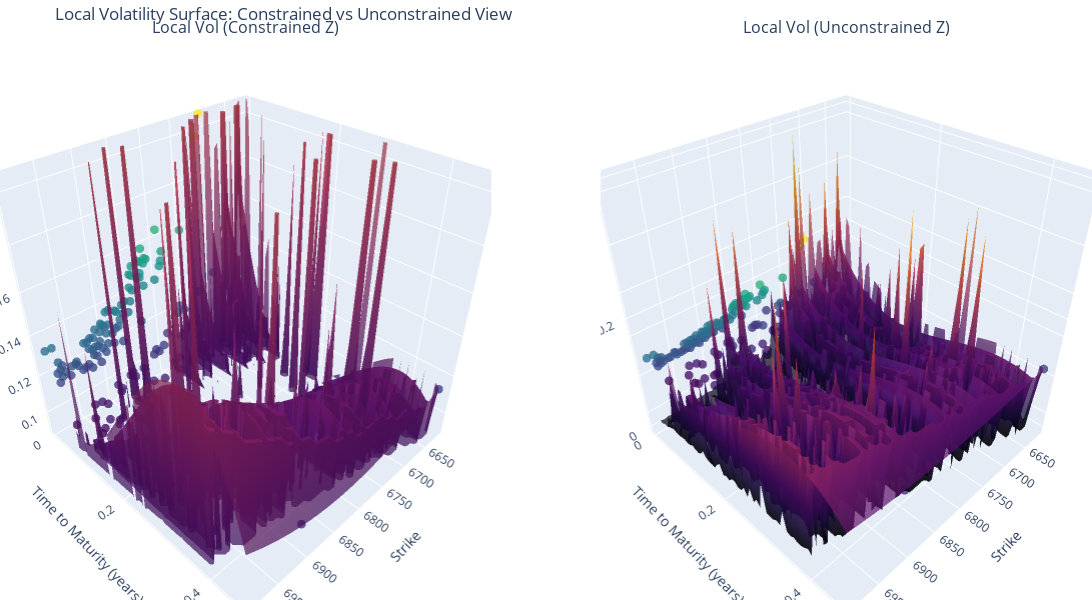

Notebook source saved alongside this figure:
### Markdown cell above
### local Vol using regression

### Code cell
impvol_interp = regres
params = [calls["S0"].iloc[0],calls["r"].iloc[0],impvol_interp]
local_vol_surface_ = get_local_vol_surface(calls,params)
plot_local_vol_surface(calls,local_vol_surface_)

### Figure 1 — Plotly figure (JSON) as saved in the notebook; plotly's stock layout.template omitted (floating-point values rounded to 4 significant figures; data arrays with more than 128 entries replaced by an {"elided": "..."} marker saying what was removed)
{"data": [{"marker": {"color": {"elided": "131 float values"}, "colorscale": [[0, "#440154"], [0.1111, "#482878"], [0.2222, "#3e4989"], [0.3333, "#31688e"], [0.4444, "#26828e"], [0.5556, "#1f9e89"], [0.6667, "#35b779"], [0.7778, "#6ece58"], [0.8889, "#b5de2b"], [1, "#fde725"]], "opacity": 0.8, "size": 3}, "mode": "markers", "name": "Data Points", "scene": "scene", "showlegend": false, "type": "scatter3d", "x": {"elided": "131 float values"}, "y": {"elided": "131 float values"}, "z": {"elided": "131 float values"}}, {"colorscale": [[0, "#000004"], [0.1111, "#1b0c41"], [0.2222, "#4a0c6b"], [0.3333, "#781c6d"], [0.4444, "#a52c60"], [0.5556, "#cf4446"], [0.6667, "#ed6925"], [0.7778, "#fb9b06"], [0.8889, "#f7d13d"], [1, "#fcffa4"]], "opacity": 0.7, "scene": "scene", "showlegend": false, "showscale": false, "type": "surface", "x": {"elided": "60x60 float values"}, "y": {"elided": "60x60 float values"}, "z": {"elided": "60x60 float values"}}, {"marker": {"color": {"elided": "131 float values"}, "colorscale": [[0, "#440154"], [0.1111, "#482878"], [0.2222, "#3e4989"], [0.3333, "#31688e"], [0.4444, "#26828e"], [0.5556, "#1f9e89"], [0.6667, "#35b779"], [0.7778, "#6ece58"], [0.8889, "#b5de2b"], [1, "#fde725"]], "opacity": 0.8, "size": 3}, "mode": "markers", "name": "Data Points", "scene": "scene2", "showlegend": false, "type": "scatter3d", "x": {"elided": "131 float values"}, "y": {"elided": "131 float values"}, "z": {"elided": "131 float values"}}, {"colorscale": [[0, "#000004"], [0.1111, "#1b0c41"], [0.2222, "#4a0c6b"], [0.3333, "#781c6d"], [0.4444, "#a52c60"], [0.5556, "#cf4446"], [0.6667, "#ed6925"], [0.7778, "#fb9b06"], [0.8889, "#f7d13d"], [1, "#fcffa4"]], "opacity": 0.7, "scene": "scene2", "showlegend": false, "showscale": false, "type": "surface", "x": {"elided": "60x60 float values"}, "y": {"elided": "60x60 float values"}, "z": {"elided": "60x60 float values"}}], "layout": {"annotations": [{"font": {"size": 16}, "showarrow": false, "text": "Local Vol (Constrained Z)", "x": 0.225, "xanchor": "center", "xref": "paper", "y": 1, "yanchor": "bottom", "yref": "paper"}, {"font": {"size": 16}, "showarrow": false, "text": "Local Vol (Unconstrained Z)", "x": 0.775, "xanchor": "center", "xref": "paper", "y": 1, "yanchor": "bottom", "yref": "paper"}], "height": 600, "margin": {"b": 0, "l": 0, "r": 0, "t": 40}, "scene": {"domain": {"x": [0, 0.45], "y": [0, 1]}, "xaxis": {"title": {"text": "Strike"}}, "yaxis": {"title": {"text": "Time to Maturity (years)"}}, "zaxis": {"range": [0.08857, 0.2072], "title": {"text": "Volatility"}}}, "scene2": {"domain": {"x": [0.55, 1], "y": [0, 1]}, "xaxis": {"title": {"text": "Strike"}}, "yaxis": {"title": {"text": "Time to Maturity (years)"}}, "zaxis": {"title": {"text": "Volatility"}}}, "title": {"text": "Local Volatility Surface: Constrained vs Unconstrained View"}, "width": 1200}}
